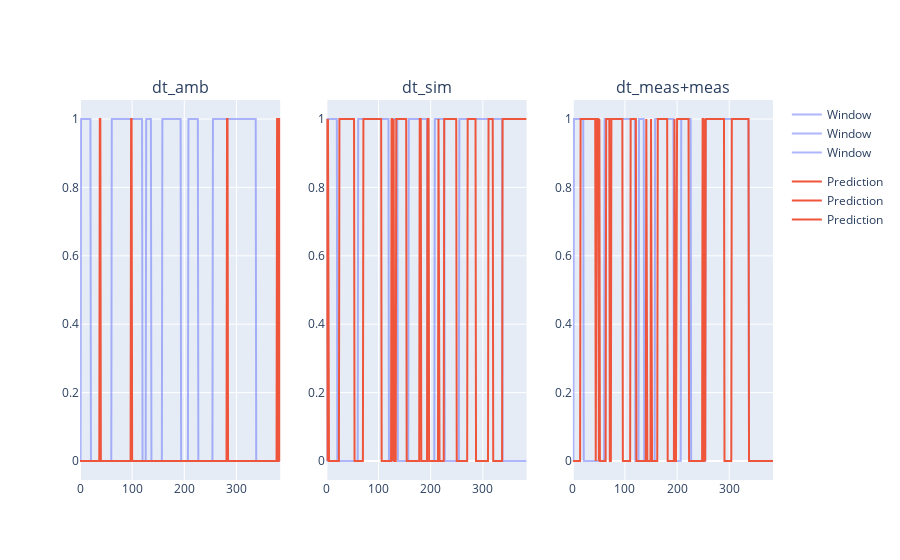

The notebook cell saved with this chart:
### Code cell
titles = ["dt_amb", "dt_sim", "dt_meas+meas"]

fig = make_subplots(rows=1, cols=3, shared_xaxes=True, subplot_titles=titles)

for ix, t in enumerate(titles): 
    fig = win_subplot(fig, t, ix)

fig.show()

### Figure 1 — Plotly figure (JSON) as saved in the notebook; plotly's stock layout.template omitted (floating-point values rounded to 4 significant figures; data arrays with more than 128 entries replaced by an {"elided": "..."} marker saying what was removed)
{"data": [{"legendgroup": "1", "line": {"color": "#636EFA"}, "mode": "lines", "name": "Window", "opacity": 0.5, "showlegend": true, "type": "scatter", "xaxis": "x", "y": {"elided": "385 int values"}, "yaxis": "y"}, {"legendgroup": "2", "line": {"color": "#EF553B"}, "mode": "lines", "name": "Prediction", "showlegend": true, "type": "scatter", "xaxis": "x", "y": {"elided": "385 int values"}, "yaxis": "y"}, {"legendgroup": "1", "line": {"color": "#636EFA"}, "mode": "lines", "name": "Window", "opacity": 0.5, "showlegend": true, "type": "scatter", "xaxis": "x2", "y": {"elided": "385 int values"}, "yaxis": "y2"}, {"legendgroup": "2", "line": {"color": "#EF553B"}, "mode": "lines", "name": "Prediction", "showlegend": true, "type": "scatter", "xaxis": "x2", "y": {"elided": "385 int values"}, "yaxis": "y2"}, {"legendgroup": "1", "line": {"color": "#636EFA"}, "mode": "lines", "name": "Window", "opacity": 0.5, "showlegend": true, "type": "scatter", "xaxis": "x3", "y": {"elided": "385 int values"}, "yaxis": "y3"}, {"legendgroup": "2", "line": {"color": "#EF553B"}, "mode": "lines", "name": "Prediction", "showlegend": true, "type": "scatter", "xaxis": "x3", "y": {"elided": "385 int values"}, "yaxis": "y3"}], "layout": {"annotations": [{"font": {"size": 16}, "showarrow": false, "text": "dt_amb", "x": 0.1444, "xanchor": "center", "xref": "paper", "y": 1, "yanchor": "bottom", "yref": "paper"}, {"font": {"size": 16}, "showarrow": false, "text": "dt_sim", "x": 0.5, "xanchor": "center", "xref": "paper", "y": 1, "yanchor": "bottom", "yref": "paper"}, {"font": {"size": 16}, "showarrow": false, "text": "dt_meas+meas", "x": 0.8556, "xanchor": "center", "xref": "paper", "y": 1, "yanchor": "bottom", "yref": "paper"}], "xaxis": {"anchor": "y", "domain": [0, 0.2889]}, "xaxis2": {"anchor": "y2", "domain": [0.3556, 0.6444]}, "xaxis3": {"anchor": "y3", "domain": [0.7111, 1]}, "yaxis": {"anchor": "x", "domain": [0, 1]}, "yaxis2": {"anchor": "x2", "domain": [0, 1]}, "yaxis3": {"anchor": "x3", "domain": [0, 1]}}}
